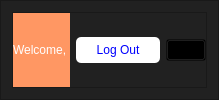
     <widget class="QFrame" name="frame">
      <property name="styleSheet">
       <string notr="true">background-color:rgb(33, 33, 33)</string>
      </property>
      <property name="frameShape">
       <enum>QFrame::StyledPanel</enum>
      </property>
      <property name="frameShadow">
       <enum>QFrame::Raised</enum>
      </property>
      <layout class="QVBoxLayout" name="verticalLayout_3">
       <item>
        <widget class="QFrame" name="frame_7">
         <property name="frameShape">
          <enum>QFrame::StyledPanel</enum>
         </property>
         <property name="frameShadow">
          <enum>QFrame::Raised</enum>
         </property>
         <layout class="QHBoxLayout" name="horizontalLayout_3">
          <property name="leftMargin">
           <number>0</number>
          </property>
          <property name="topMargin">
           <number>0</number>
          </property>
          <property name="rightMargin">
           <number>0</number>
          </property>
          <property name="bottomMargin">
           <number>0</number>
          </property>
          <item>
           <widget class="QLabel" name="label_welcome">
            <property name="sizePolicy">
             <sizepolicy hsizetype="Expanding" vsizetype="Preferred">
              <horstretch>0</horstretch>
              <verstretch>0</verstretch>
             </sizepolicy>
            </property>
            <property name="styleSheet">
             <string notr="true">color:white;
background:rgb(255, 151, 99);
font: 12pt &quot;MS Shell Dlg 2&quot;;</string>
            </property>
            <property name="frameShadow">
             <enum>QFrame::Sunken</enum>
            </property>
            <property name="text">
             <string>Welcome, </string>
            </property>
            <property name="alignment">
             <set>Qt::AlignLeading|Qt::AlignLeft|Qt::AlignVCenter</set>
            </property>
           </widget>
          </item>
          <item>
           <widget class="QPushButton" name="btn_logout">
            <property name="styleSheet">
             <string notr="true">color:blue;
background-color:white;
padding:6px 20px;
font: 11pt &quot;MS Shell Dlg 2&quot;;
border-radius:5px;
</string>
            </property>
            <property name="text">
             <string>Log Out</string>
            </property>
            <property name="autoDefault">
             <bool>false</bool>
            </property>
            <property name="default">
             <bool>false</bool>
            </property>
           </widget>
          </item>
          <item>
           <widget class="QPushButton" name="btn_settings">
            <property name="styleSheet">
             <string notr="true">background:transparent</string>
            </property>
            <property name="text">
             <string/>
            </property>
            <property name="icon">
             <iconset>
              <normaloff>../resources/images/settings-icon.png</normaloff>../resources/images/settings-icon.png</iconset>
            </property>
            <property name="iconSize">
             <size>
              <width>25</width>
              <height>25</height>
             </size>
            </property>
           </widget>
          </item>
         </layout>
        </widget>
       </item>
      </layout>
     </widget>
